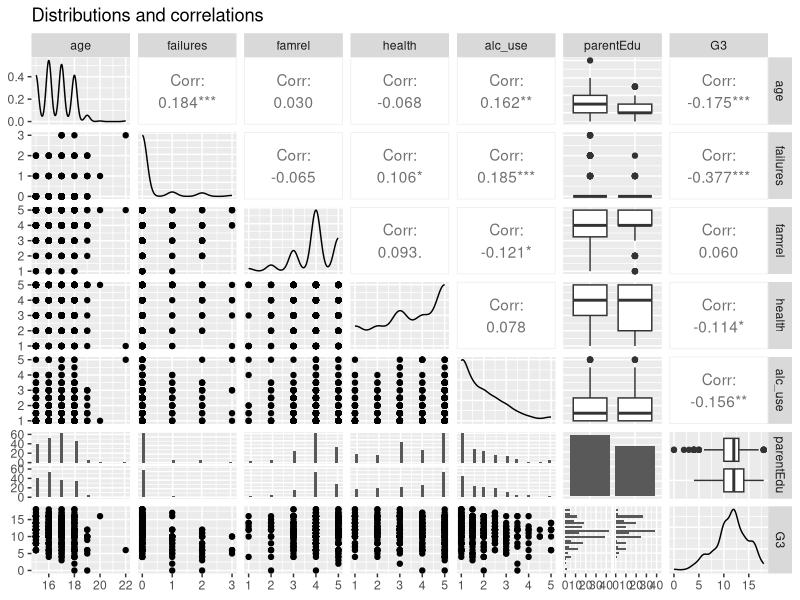
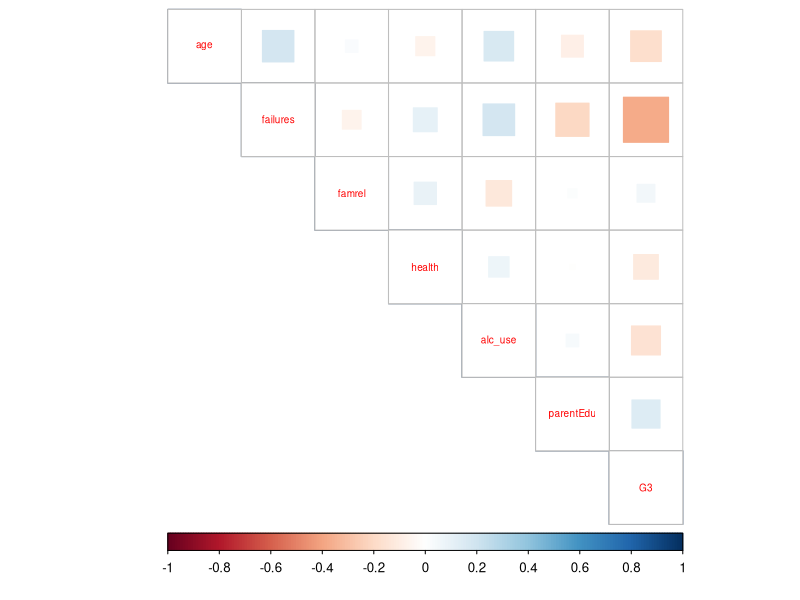
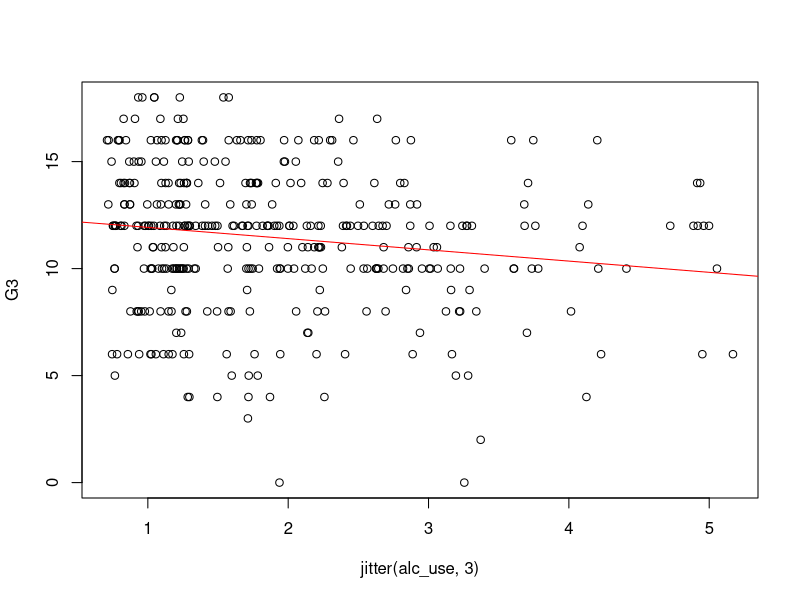
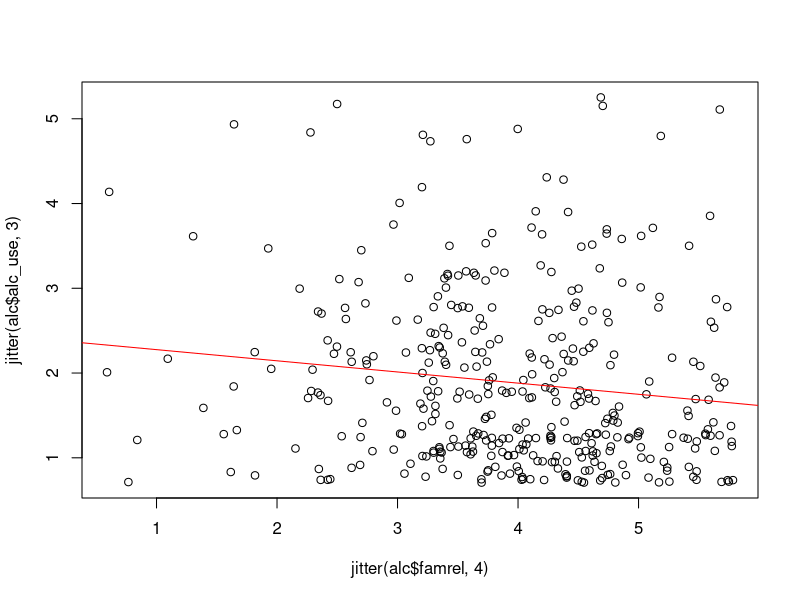

These charts were generated, in order, by the following R code:
## ---- chunk 1
setwd("~/Desktop/IODS-final-master")
alc <- read.csv("alc.csv")
alc <- alc[,2:38]
library(ggplot2)
library(GGally)
library(dplyr)
library(tidyr)
library(corrplot)
## ---- chunk 2
str(alc)
dim(alc)
## ---- chunk 3
interesting <- c("age", "failures", "famrel", "health", "alc_use", "parentEdu", "G3")
ggpairs((select(alc, one_of(interesting)))) + ggtitle("Distributions and correlations")
corrplot(cor(select(alc,one_of(interesting))), method="square", type="upper", cl.pos="b", tl.pos="d", tl.cex=0.6)
## ---- chunk 4
summary(lm(alc$G3 ~ alc$famrel + alc$alc_use))
## ---- chunk 5
plot(G3 ~ jitter(alc_use,3), data = alc)
abline(lm(G3 ~ alc_use, data = alc), col = "red")
## ---- chunk 6
summary(lm(alc_use ~ famrel,data = alc))
plot(jitter(alc$alc_use,3) ~ jitter(alc$famrel,4))
abline(lm(alc_use ~ famrel, data = alc), col = "red")
